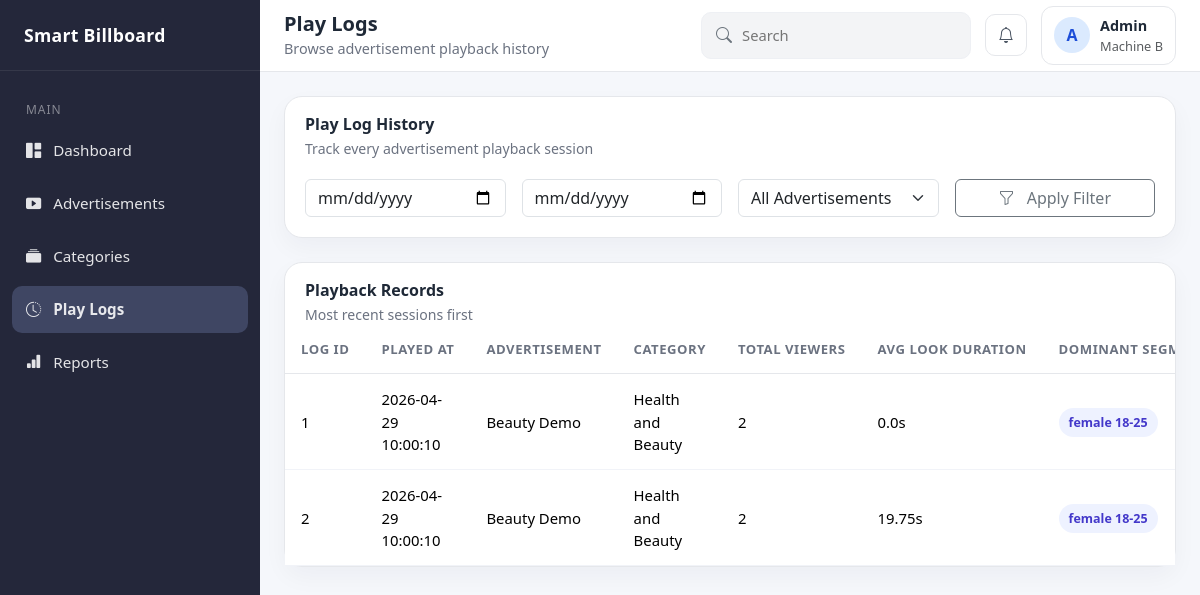
The page /dashboard/play-logs on the database as committed earlier.
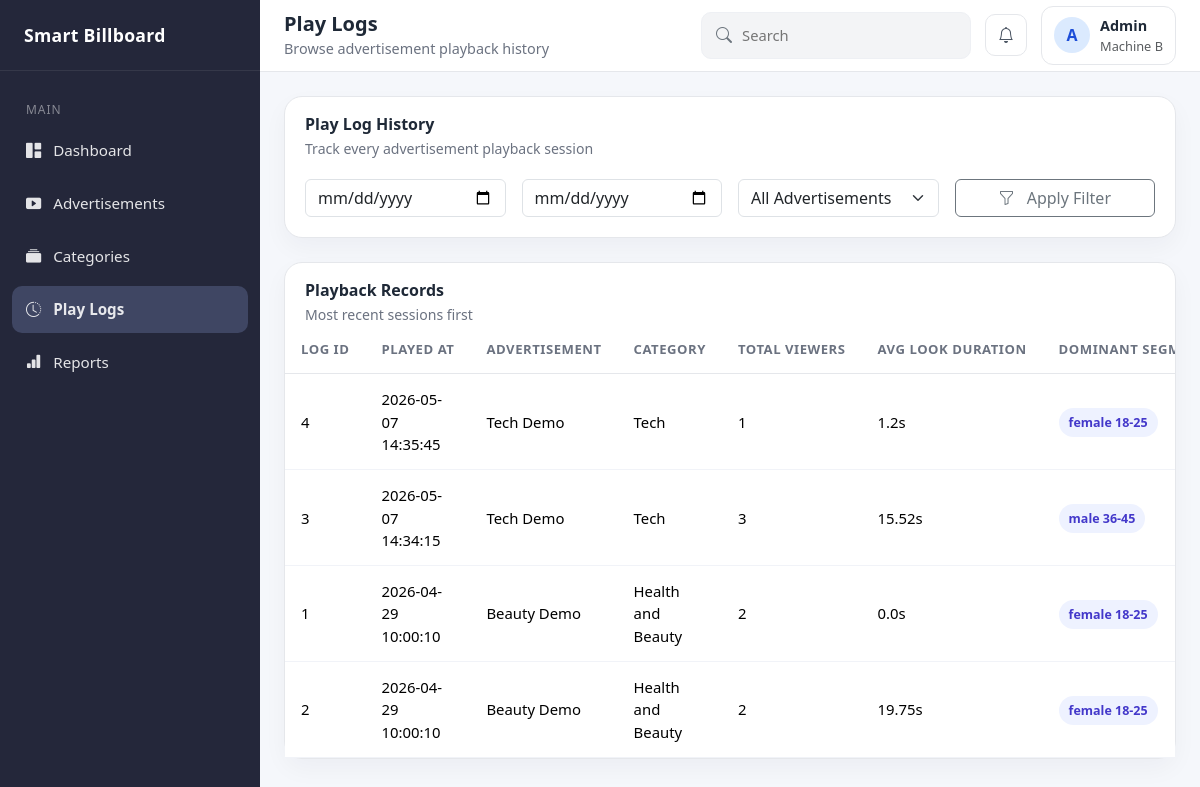
The same page on the database as committed later.
### app/models/ad_play_log.py (models this page shows)
class AdPlayLog(Base):
    __tablename__ = "ad_play_logs"
    __table_args__ = (
        CheckConstraint("total_viewers >= 0", name="ck_ad_play_logs_total_viewers_non_negative"),
        CheckConstraint("avg_look_duration >= 0", name="ck_ad_play_logs_avg_look_duration_non_negative"),
    )
    id: Mapped[int] = mapped_column(
        LOG_ID_TYPE,
        primary_key=True,
        autoincrement=True,
    )
    advertisement_id: Mapped[int] = mapped_column(
        ForeignKey("advertisements.id"),
        nullable=False,
        index=True,
    )
    played_at: Mapped[datetime] = mapped_column(
        DateTime,
        nullable=False,
        server_default=func.now(),
    )
    total_viewers: Mapped[int] = mapped_column(Integer, nullable=False, default=0)
    avg_look_duration: Mapped[float] = mapped_column(
        Float,
        nullable=False,
        default=0.0,
    )
    dominant_audience_segment_id: Mapped[int | None] = mapped_column(
    ForeignKey("audience_segments.id"),
    nullable=True,
    index=True,
)
    advertisement: Mapped["Advertisement"] = relationship(
        "Advertisement",
        back_populates="ad_play_logs",
    )
    dominant_audience_segment: Mapped["AudienceSegment | None"] = relationship(
        "AudienceSegment",
        back_populates="ad_play_logs",
    )

### app/models/advertisement.py (models this page shows)
class Advertisement(Base):
    __tablename__ = "advertisements"
    __table_args__ = (
        CheckConstraint("duration_seconds > 0", name="ck_advertisements_duration_seconds_positive"),
    )
    id: Mapped[int] = mapped_column(primary_key=True, autoincrement=True)
    title: Mapped[str] = mapped_column(String(255), nullable=False)
    description: Mapped[str | None] = mapped_column(Text, nullable=True)
    media_filename: Mapped[str] = mapped_column(String(255), nullable=False)
    duration_seconds: Mapped[int] = mapped_column(Integer, nullable=False)
    is_active: Mapped[bool] = mapped_column(Boolean, nullable=False, default=True)
    category_id: Mapped[int] = mapped_column(
        ForeignKey("categories.id"),
        nullable=False,
        index=True,
    )
    created_at: Mapped[datetime] = mapped_column(
        DateTime,
        nullable=False,
        server_default=func.now(),
    )
    updated_at: Mapped[datetime] = mapped_column(
        DateTime,
        nullable=False,
        server_default=func.now(),
        onupdate=func.now(),
    )
    category: Mapped["Category"] = relationship(
        "Category",
        back_populates="advertisements",
    )
    ad_play_logs: Mapped[List["AdPlayLog"]] = relationship(
        "AdPlayLog",
        back_populates="advertisement",
    )
    ad_performance_summaries: Mapped[List["AdPerformanceSummary"]] = relationship(
        "AdPerformanceSummary",
        back_populates="advertisement",
    )

### app/models/category.py (models this page shows)
class Category(Base):
    __tablename__ = "categories"
    id: Mapped[int] = mapped_column(primary_key=True, autoincrement=True)
    name: Mapped[str] = mapped_column(String(255), nullable=False, unique=True)
    created_at: Mapped[datetime] = mapped_column(
        DateTime,
        nullable=False,
        server_default=func.now(),
    )
    advertisements: Mapped[List["Advertisement"]] = relationship(
        "Advertisement",
        back_populates="category",
    )
    category_audience_scores: Mapped[List["CategoryAudienceScore"]] = relationship(
        "CategoryAudienceScore",
        back_populates="category",
    )

### app/controllers/dashboard_controller.py (the view)
@router.get("/dashboard/play-logs", response_class=HTMLResponse)
def play_logs_page(
    request: Request,
    db: Session = Depends(get_db),
):
    dashboard_service = DashboardService(db)
    play_logs = dashboard_service.get_play_logs_page_data(limit=50)
    advertisements = dashboard_service.get_advertisement_options()
    return templates.TemplateResponse(
        request=request,
        name="dashboard/play_logs.html",
        context={
            "page_title": "Play Logs",
            "page_subtitle": "Browse advertisement playback history",
            "active_page": "play_logs",
            "play_logs": play_logs,
            "advertisements": advertisements,
        },
    )

### app/templates/dashboard/play_logs.html (shortened to what this page needs)
{% extends "base.html" %}
{% block content %}
<div class="container-fluid px-0">
    <div class="panel-card mb-4">
        <div class="panel-header">
            <div>
                <h3 class="panel-title">Play Log History</h3>
                <div class="panel-subtitle">Track every advertisement playback session</div>
            </div>
        </div>
        <div class="panel-body">
            <div class="row g-3">
                <div class="col-12 col-md-3">
                    <input type="date" class="form-control">
                </div>
                <div class="col-12 col-md-3">
                    <input type="date" class="form-control">
                </div>
                <div class="col-12 col-md-3">
                    <select class="form-select">
                        <option selected>All Advertisements</option>
                    </select>
                </div>
                <div class="col-12 col-md-3">
                    <button class="btn btn-outline-secondary w-100">
                        <i class="bi bi-funnel me-2"></i>
                        Apply Filter
                    </button>
                </div>
            </div>
        </div>
    </div>
    <div class="panel-card">
        <div class="panel-header">
            <div>
                <h3 class="panel-title">Playback Records</h3>
                <div class="panel-subtitle">Most recent sessions first</div>
            </div>
        </div>
        <div class="panel-body p-0">
            {% if play_logs %}
                <div class="table-responsive">
                    <table class="table table-modern align-middle mb-0">
                        <thead>
                            <tr>
                                <th>Log ID</th>
                                <th>Played At</th>
                                <th>Advertisement</th>
                                <th>Category</th>
                                <th>Total Viewers</th>
                                <th>Avg Look Duration</th>
                                <th>Dominant Segment</th>
                            </tr>
                        </thead>
                        <tbody>
                            {% for log in play_logs %}
                                <tr>
                                    <td>{{ log.log_id }}</td>
                                    <td>{{ log.played_at_text }}</td>
                                    <td>{{ log.ad_title }}</td>
                                    <td>{{ log.category_name }}</td>
                                    <td>{{ log.total_viewers }}</td>
                                    <td>{{ log.avg_look_duration }}s</td>
                                    <td>
                                        <span class="badge-soft">{{ log.dominant_segment }}</span>
                                    </td>
                                </tr>
                            {% endfor %}
                        </tbody>
                    </table>
                </div>
            {% else %}
                <div class="empty-state">No play logs found</div>
            {% endif %}
        </div>
    </div>
</div>
{% endblock %}

### app/templates/base.html (shortened to what this page needs)
<!DOCTYPE html>
<html lang="en">
<head>
    <link
        href="https://cdn.jsdelivr.net/npm/bootstrap@5.3.3/dist/css/bootstrap.min.css"
        rel="stylesheet"
    >
    <link
        href="https://cdn.jsdelivr.net/npm/bootstrap-icons@1.11.3/font/bootstrap-icons.css"
        rel="stylesheet"
    >
</head>
<body>
    <div class="dashboard-shell">
        <aside class="sidebar">
            <div class="sidebar-brand">
                Smart Billboard
            </div>
            <nav class="sidebar-menu">
                <div class="menu-label">Main</div>
                <a href="/dashboard" class="{% if active_page == 'dashboard' %}active{% endif %}">
                    <i class="bi bi-grid-1x2-fill"></i>
                    <span>Dashboard</span>
                </a>
                <a href="/dashboard/advertisements" class="{% if active_page == 'advertisements' %}active{% endif %}">
                    <i class="bi bi-play-btn-fill"></i>
                    <span>Advertisements</span>
                </a>
                <a href="/dashboard/categories" class="{% if active_page == 'categories' %}active{% endif %}">
                    <i class="bi bi-collection-fill"></i>
                    <span>Categories</span>
                </a>
                <a href="/dashboard/play-logs" class="{% if active_page == 'play_logs' %}active{% endif %}">
                    <i class="bi bi-clock-history"></i>
                    <span>Play Logs</span>
                </a>
                <a href="/dashboard/reports" class="{% if active_page == 'reports' %}active{% endif %}">
                    <i class="bi bi-bar-chart-fill"></i>
                    <span>Reports</span>
                </a>
            </nav>
        </aside>
        <div class="main-wrapper">
            <header class="topbar">
                <div class="topbar-left">
                    <h1>{{ page_title or "Dashboard" }}</h1>
                    <p>{{ page_subtitle or "Advertisement monitoring and management" }}</p>
                </div>
                <div class="topbar-right">
                    <div class="search-box">
                        <i class="bi bi-search text-secondary"></i>
                        <input type="text" placeholder="Search">
                    </div>
                    <button class="icon-btn" type="button">
                        <i class="bi bi-bell"></i>
                    </button>
                    <div class="profile-chip">
                        <div class="profile-avatar">A</div>
                        <div>
                            <div class="fw-semibold" style="font-size: 0.9rem;">Admin</div>
                            <div class="text-muted" style="font-size: 0.8rem;">Machine B</div>
                        </div>
                    </div>
                </div>
            </header>
            <main class="content-area">
                {% block content %}{% endblock %}
            </main>
        </div>
    </div>
</body>
</html>

### app/templates/base.html (style rules this page uses)
:root { --sidebar-bg: #24273a; --sidebar-hover: #32364b; --sidebar-active: #3f4663; --page-bg: #f5f7fb; --card-bg: #ffffff; --text-dark: #1f2937; --text-muted: #6b7280; --border-color: #e5e7eb; --kpi-orange: linear-gradient(135deg, #ff9a76, #ffb088); --kpi-green: linear-gradient(135deg, #27d980, #5be7a8); --kpi-pink: linear-gradient(135deg, #ff6f91, #ff8fab); --kpi-cyan: linear-gradient(135deg, #1bc9d4, #55dff0); }
body { margin: 0; background: var(--page-bg); color: var(--text-dark); font-family: "Segoe UI", Tahoma, Geneva, Verdana, sans-serif; }
.dashboard-shell { display: flex; min-height: 100vh; }
.sidebar { width: 260px; background: var(--sidebar-bg); color: #ffffff; display: flex; flex-direction: column; position: fixed; inset: 0 auto 0 0; z-index: 1000; }
.sidebar-brand { padding: 22px 24px; border-bottom: 1px solid rgba(255, 255, 255, 0.08); font-size: 1.1rem; font-weight: 700; letter-spacing: 0.3px; }
.sidebar-menu { padding: 18px 12px; }
.sidebar-menu .menu-label { color: rgba(255, 255, 255, 0.45); font-size: 0.75rem; text-transform: uppercase; letter-spacing: 0.08em; padding: 12px 14px 8px; }
.sidebar-menu a { color: rgba(255, 255, 255, 0.88); text-decoration: none; display: flex; align-items: center; gap: 12px; padding: 12px 14px; border-radius: 10px; margin-bottom: 6px; transition: background 0.2s ease; font-size: 0.95rem; }
.sidebar-menu a.active { background: var(--sidebar-active); font-weight: 600; }
.main-wrapper { flex: 1; margin-left: 260px; display: flex; flex-direction: column; min-width: 0; }
.topbar { height: 72px; background: #ffffff; border-bottom: 1px solid var(--border-color); display: flex; align-items: center; justify-content: space-between; padding: 0 24px; position: sticky; top: 0; z-index: 900; }
.topbar-left h1 { font-size: 1.25rem; margin: 0; font-weight: 700; }
.topbar-left p { margin: 2px 0 0; color: var(--text-muted); font-size: 0.9rem; }
.topbar-right { display: flex; align-items: center; gap: 14px; }
.search-box { display: flex; align-items: center; gap: 8px; background: #f3f4f6; border: 1px solid #eef0f4; border-radius: 10px; padding: 10px 14px; min-width: 240px; }
.search-box input { border: none; background: transparent; outline: none; width: 100%; font-size: 0.92rem; }
.icon-btn { width: 42px; height: 42px; border-radius: 10px; border: 1px solid var(--border-color); background: #ffffff; display: inline-flex; align-items: center; justify-content: center; color: #4b5563; font-size: 1rem; }
.profile-chip { display: flex; align-items: center; gap: 10px; background: #ffffff; border: 1px solid var(--border-color); border-radius: 12px; padding: 8px 12px; }
.profile-avatar { width: 36px; height: 36px; border-radius: 50%; background: #dbeafe; color: #1d4ed8; display: inline-flex; align-items: center; justify-content: center; font-weight: 700; }
.content-area { padding: 24px; }
.panel-card { background: var(--card-bg); border: 1px solid var(--border-color); border-radius: 18px; box-shadow: 0 10px 24px rgba(15, 23, 42, 0.04); }
.panel-card .panel-header { display: flex; align-items: center; justify-content: space-between; padding: 18px 20px 0; }
.panel-card .panel-title { font-size: 1rem; font-weight: 700; margin: 0; }
.panel-card .panel-subtitle { font-size: 0.88rem; color: var(--text-muted); margin-top: 4px; }
.panel-card .panel-body { padding: 20px; }
.table-modern { margin: 0; }
.table-modern th { font-size: 0.82rem; text-transform: uppercase; letter-spacing: 0.04em; color: var(--text-muted); border-bottom: 1px solid var(--border-color); padding: 14px 16px; white-space: nowrap; }
.table-modern td { padding: 14px 16px; vertical-align: middle; border-bottom: 1px solid #f1f3f8; font-size: 0.93rem; }
.badge-soft { background: #eef2ff; color: #4338ca; border-radius: 999px; padding: 6px 10px; font-size: 0.78rem; font-weight: 600; }

Rows that differ between the two databases and show on the page:
added AdPlayLog: log_id "4", played_at_text "2026-05-07 14:35:45", ad_title "Tech Demo", category_name "Tech", total_viewers "1", avg_look_duration "1.2", dominant_segment "female 18-25"
added AdPlayLog: log_id "3", played_at_text "2026-05-07 14:34:15", ad_title "Tech Demo", category_name "Tech", total_viewers "3", avg_look_duration "15.52", dominant_segment "male 36-45"
